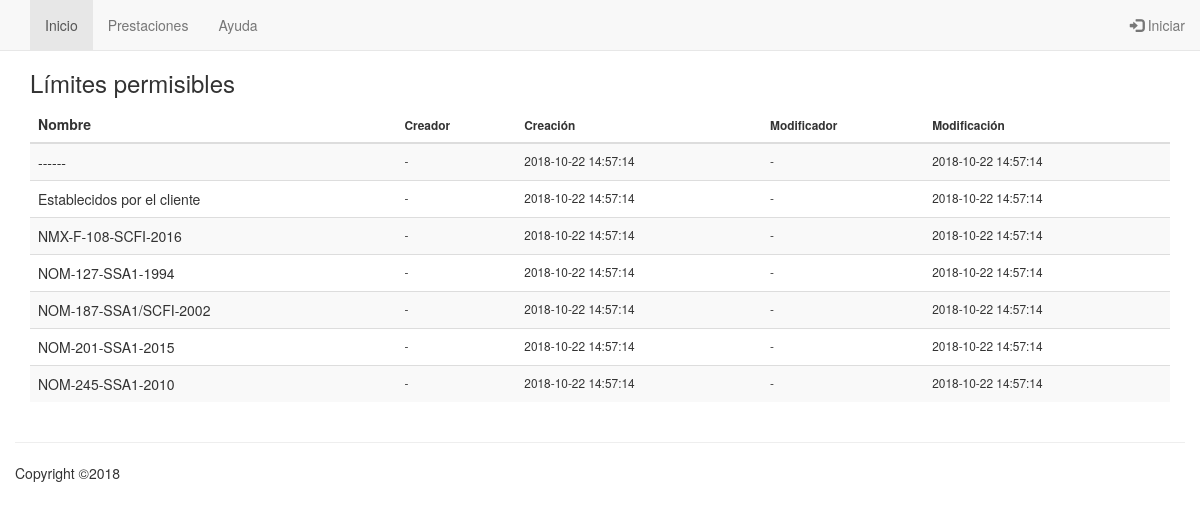
Before: /app/views/operations/view_result_permiss_limit.php with the older database file.
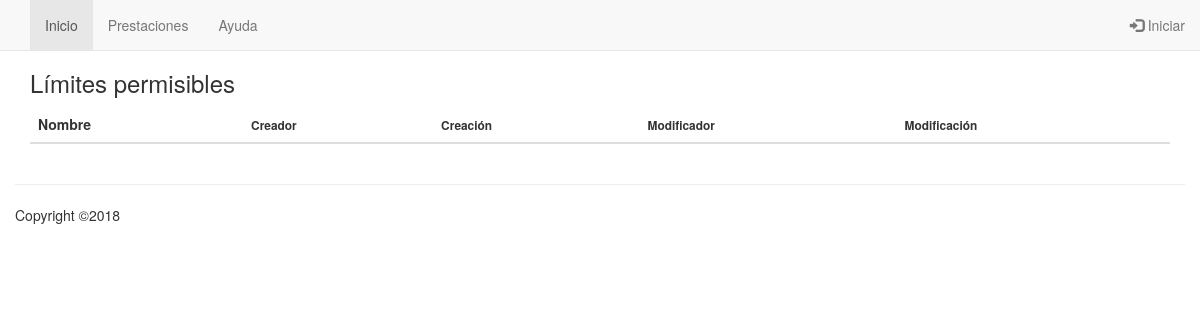
After: the same page with the newer database file.
### tables this page shows
CREATE TABLE IF NOT EXISTS oc_result_permiss_limit ( 
id_result_permiss_limit SMALLINT UNSIGNED NOT NULL AUTO_INCREMENT, 
name CHAR(200) NOT NULL, 
is_system BOOLEAN NOT NULL, 
is_deleted BOOLEAN NOT NULL, 
fk_user_ins SMALLINT UNSIGNED NOT NULL, 
fk_user_upd SMALLINT UNSIGNED NOT NULL, 
ts_user_ins TIMESTAMP NOT NULL DEFAULT '0000-00-00 00:00:00', 
ts_user_upd TIMESTAMP NOT NULL DEFAULT CURRENT_TIMESTAMP, 
CONSTRAINT pk_oc_result_permiss_limit PRIMARY KEY (id_result_permiss_limit));

CREATE TABLE IF NOT EXISTS cc_user ( 
id_user SMALLINT UNSIGNED NOT NULL AUTO_INCREMENT, 
name CHAR(201) NOT NULL, 
prefix CHAR(25) NOT NULL, 
surname CHAR(100) NOT NULL, 
forename CHAR(100) NOT NULL, 
initials CHAR(10) NOT NULL, 
mail CHAR(200) NOT NULL, 
user_name CHAR(50) NOT NULL, 
user_pswd CHAR(200) NOT NULL, 
is_system BOOLEAN NOT NULL, 
is_deleted BOOLEAN NOT NULL, 
fk_user_type SMALLINT UNSIGNED NOT NULL, 
nk_entity INTEGER UNSIGNED, 
nk_user_job SMALLINT UNSIGNED, 
fk_user_ins SMALLINT UNSIGNED NOT NULL, 
fk_user_upd SMALLINT UNSIGNED NOT NULL, 
ts_user_ins TIMESTAMP NOT NULL DEFAULT '0000-00-00 00:00:00', 
ts_user_upd TIMESTAMP NOT NULL DEFAULT CURRENT_TIMESTAMP, 
CONSTRAINT pk_cc_user PRIMARY KEY (id_user));

### app/views/operations/view_result_permiss_limit.php (the view, shortened to what this page needs)
<?php
echo '<!DOCTYPE html>';
echo '<html>';
echo FApp::composeHtmlHead();
echo '<body>';
echo FAppNavbar::compose("catalogs");
echo '<div class="container" style="margin-top:50px">';
echo '<h3>Límites permisibles</h3>';
$sql = <<<SQL
SELECT c.name AS c_name, c.id_result_permiss_limit AS c_id,
c.ts_user_ins AS c_ts_user_ins, c.ts_user_upd AS c_ts_user_upd,
ui.name AS ui_name, uu.name AS uu_name
FROM oc_result_permiss_limit AS c
INNER JOIN cc_user AS ui ON c.fk_user_ins = ui.id_user
INNER JOIN cc_user AS uu ON c.fk_user_upd = uu.id_user
WHERE NOT c.is_deleted
ORDER BY c.name, c.id_result_permiss_limit;
SQL;
echo '<table class="table table-striped">';
echo '<thead>';
echo '<tr>';
echo '<th>Nombre</th>';
echo '<th class="small">Creador</th>';
echo '<th class="small">Creación</th>';
echo '<th class="small">Modificador</th>';
echo '<th class="small">Modificación</th>';
echo '</tr>';
echo '</thead>';
echo '<tbody>';
$pdo = FGuiUtils::createPdo();
foreach ($pdo->query($sql) as $row) {
    echo '<tr>';
    echo '<td>' . $row['c_name'] . '</td>';
    echo '<td class="small">' . $row['ui_name'] . '</td>';
    echo '<td class="small">' . $row['c_ts_user_ins'] . '</td>';
    echo '<td class="small">' . $row['uu_name'] . '</td>';
    echo '<td class="small">' . $row['c_ts_user_upd'] . '</td>';
    echo '</tr>';
}
echo '</tbody>';
echo '</table>';
echo '</div>';
echo FApp::composeFooter();
echo '</body>';
echo '</html>';

Changed rows visible on the page:
removed oc_result_permiss_limit: name "------", cc_user.name "-", ts_user_ins "2018-10-22 14:57:14", ts_user_upd "2018-10-22 14:57:14"
removed oc_result_permiss_limit: name "Establecidos por el cliente", cc_user.name "-", ts_user_ins "2018-10-22 14:57:14", ts_user_upd "2018-10-22 14:57:14"
removed oc_result_permiss_limit: name "NMX-F-108-SCFI-2016", cc_user.name "-", ts_user_ins "2018-10-22 14:57:14", ts_user_upd "2018-10-22 14:57:14"
removed oc_result_permiss_limit: name "NOM-127-SSA1-1994", cc_user.name "-", ts_user_ins "2018-10-22 14:57:14", ts_user_upd "2018-10-22 14:57:14"
removed oc_result_permiss_limit: name "NOM-187-SSA1/SCFI-2002", cc_user.name "-", ts_user_ins "2018-10-22 14:57:14", ts_user_upd "2018-10-22 14:57:14"
removed oc_result_permiss_limit: name "NOM-201-SSA1-2015", cc_user.name "-", ts_user_ins "2018-10-22 14:57:14", ts_user_upd "2018-10-22 14:57:14"
removed oc_result_permiss_limit: name "NOM-245-SSA1-2010", cc_user.name "-", ts_user_ins "2018-10-22 14:57:14", ts_user_upd "2018-10-22 14:57:14"
